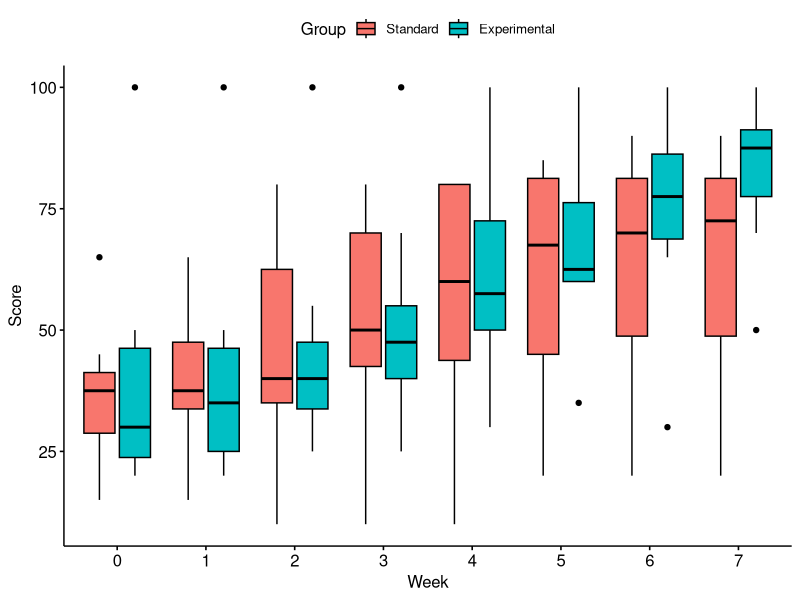
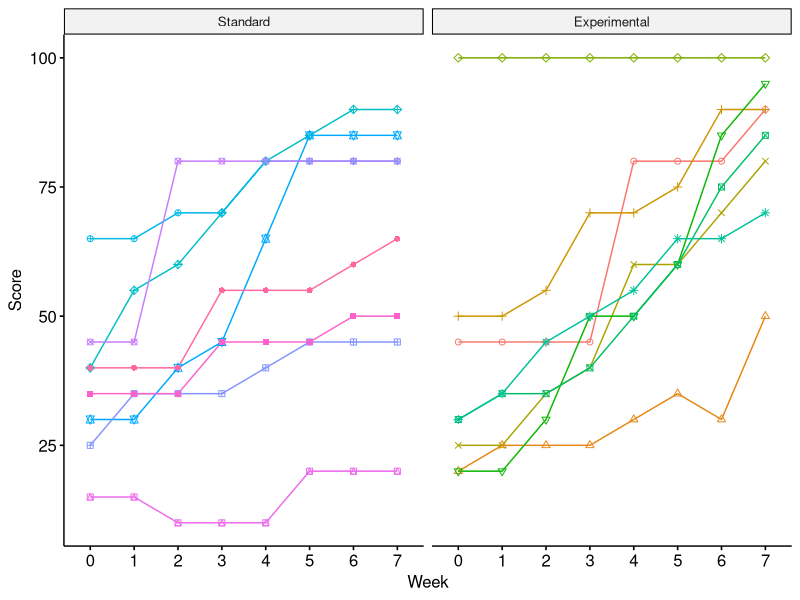
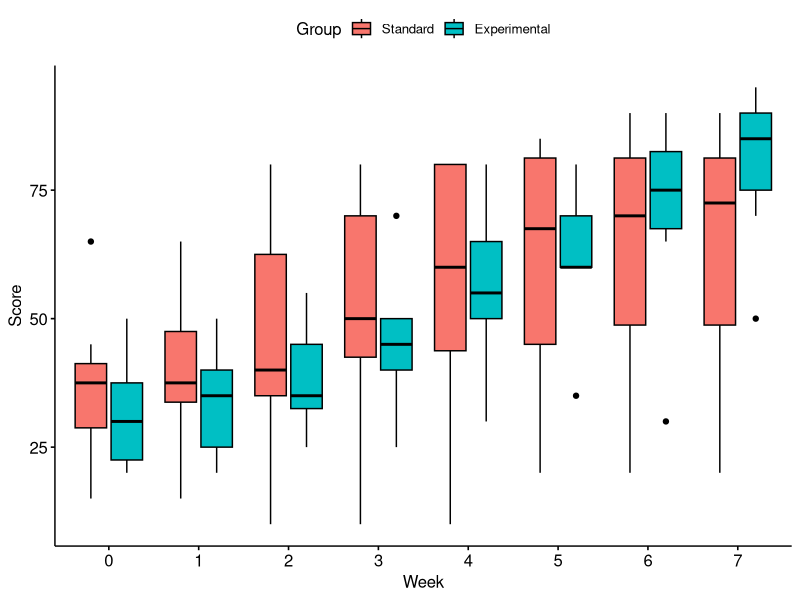
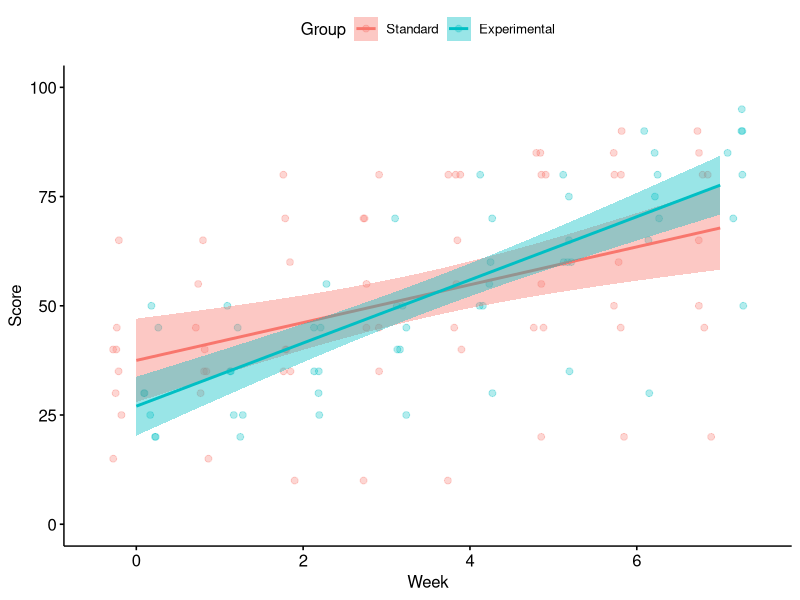
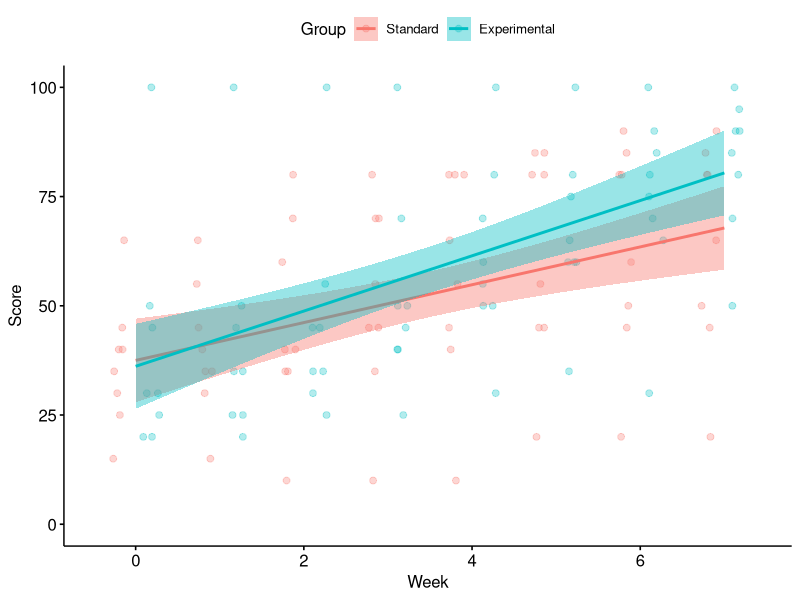
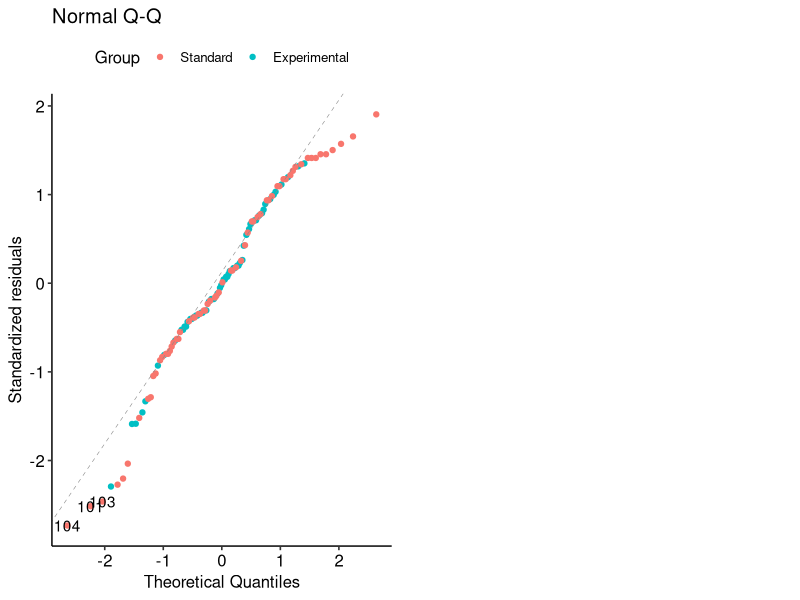
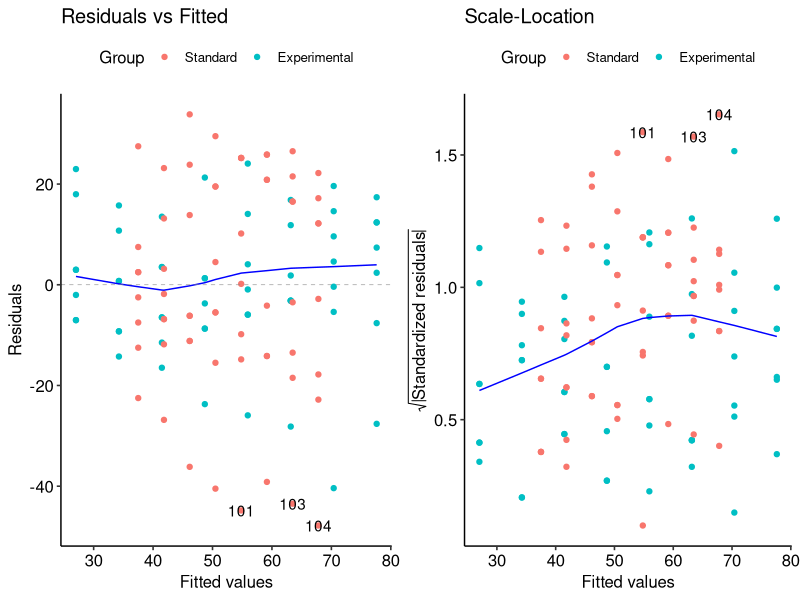
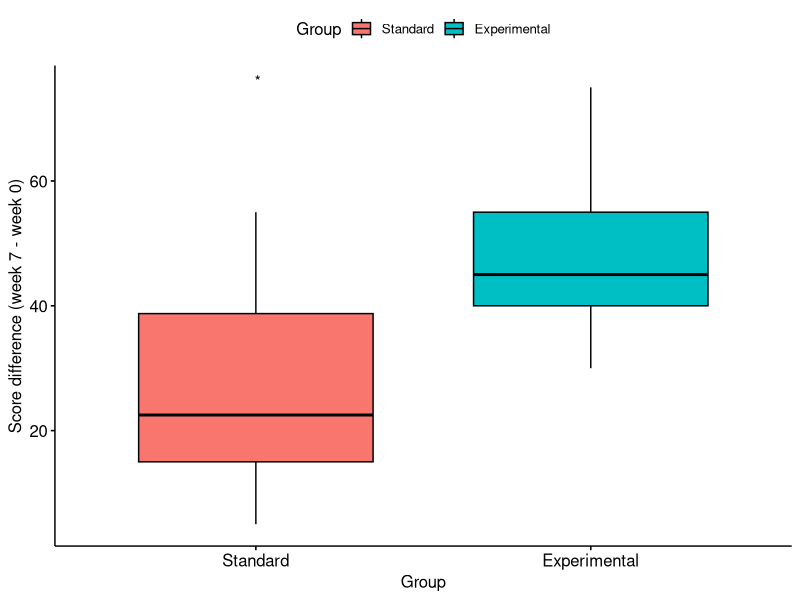

Source code (R) for these figures, in order:
## ---- chunk 1
# Set working directory
knitr::opts_knit$set(root.dir = '~/Projects/biostatistics-presentation')
setwd('~/Projects/biostatistics-presentation')

options(htmltools.dir.version = FALSE)

require(tidyverse)
require(broom)
require(ggfortify)
library("ggpubr")

data <- read_tsv("data/problem2_data.txt", col_names = c("Id", "Group", "Week", "Score"), col_types = "nfnn", skip = 1)

data <- data %>%
  mutate(Group = factor(Group, levels = c('Std', 'Exp')),
         Group = recode(Group, 
                        Std = "Standard",
                        Exp = "Experimental"))

data
## ---- chunk 2
data %>% distinct(Id) %>% nrow()
## ---- chunk 3
#data %>%
#  ggplot(aes(factor(Week), Score, fill = Group)) + 
#  geom_boxplot() + 
#  facet_wrap(~Group) +
#  xlab("Week") +
#  ylim(0,100)

ggboxplot(data, x = "Week", y = "Score", fill = "Group")
## ---- chunk 4
#data %>%
#  mutate(`Ìndividual (Id)`= factor(Id)) %>%
#  ggplot(aes(Week, Score, color = `Ìndividual (Id)`)) +
#  geom_line() +
#  facet_wrap(~Group) 

data_id_as_factor <- data %>% mutate(Id = factor(Id))
ggline(data_id_as_factor, x = "Week", y = "Score", color = "Id", shape = "Id") + facet_wrap(~Group) + theme(legend.position = "none")
## ---- chunk 5
data_no_outlier <- data %>% filter(Id !=5)
## ---- chunk 6
#data_no_outlier %>%
#  ggplot(aes(factor(Week), Score, fill = Group)) + 
#  geom_boxplot() +
#  facet_wrap(~Group) +
#  xlab("Week") +
#  ylim(0,100)

ggboxplot(data_no_outlier, x = "Week", y = "Score", fill = "Group")

## ---- chunk 7
model <- lm(Score ~ Group + Week + Group : Week, data_no_outlier)
model_outlier <- lm(Score ~ Group + Week + Group : Week, data)
augment(model) %>% pull(.resid) %>% shapiro.test()
## ---- chunk 8
summary(model)
## ---- chunk 9

#data_no_outlier %>%
#  ggplot(aes(Week, Score, color = Group)) + 
#  geom_point(position = position_jitterdodge(), #alpha = 0.5) +
#  stat_smooth(method = "lm", formula = y ~ x, se = #FALSE) +
#  ylim(0,100)

ggscatter(data_no_outlier, x = "Week", y = "Score", color = "Group", position = position_jitterdodge(), add = "reg.line", conf.int = TRUE, alpha = 0.3) + ylim(0,100)


#data %>%
#  ggplot(aes(Week, Score, color = Group)) + 
#  geom_point(position = position_jitterdodge(), alpha = 0.5) +
#  stat_smooth(method = "lm", formula = y ~ x, se = FALSE) +
#  ylim(0,100)

## ---- chunk 10
summary(model_outlier)
## ---- chunk 11

#data_no_outlier %>%
#  ggplot(aes(Week, Score, color = Group)) + 
#  geom_point(position = position_jitterdodge(), #alpha = 0.5) +
#  stat_smooth(method = "lm", formula = y ~ x, se = #FALSE) +
#  ylim(0,100)

ggscatter(data, x = "Week", y = "Score", color = "Group", position = position_jitterdodge(), add = "reg.line", conf.int = TRUE, alpha = 0.3) + ylim(0,100)


#data %>%
#  ggplot(aes(Week, Score, color = Group)) + 
#  geom_point(position = position_jitterdodge(), alpha = 0.5) +
#  stat_smooth(method = "lm", formula = y ~ x, se = FALSE) +
#  ylim(0,100)

## ---- chunk 12
# Checking model assumptions
#   - Checking normality
#     - The model assumes the residuals to be normal (not x or y)
#     - After computing these, normality can be checked
#         - Graphically, e.g. histogram, Q-Q plot
autoplot(model, data = data_no_outlier, colour = 'Group')[2] + theme_pubr()
#p1 <- augment(model) %>%
 # ggplot(aes(.resid)) + 
#  geom_histogram(binwidth = 5, position = "identity", alpha = 1)

#p1 <- gghistogram(augment(model), x = ".resid", fill = "grey")

#         - Q-Q plot

#p2 <- ggqqplot(augment(model)$.resid)

#ggarrange(p1,p2, ncol = 2, nrow = 1,
#          labels = c("Histogram", "Q-Q plot"))

#         - Numerically, e.g. the Shapiro-Wilk test.

augment(model) %>% pull(.resid) %>% shapiro.test()


## ---- chunk 13

autoplot(model, data = data_no_outlier, colour = 'Group')[c(1,3)] + theme_pubr()

## ---- chunk 14
data_delta_score <- data_no_outlier %>% 
  group_by(Id) %>%
  mutate(score_7 = Score[which(Week==7)], 
         score_0 = Score[which(Week==0)],
         score_difference = score_7 - score_0
         ) %>%
  select(Id, Group, score_difference) %>%
  distinct() 

data_delta_score_outlier <- data %>% 
  group_by(Id) %>%
  mutate(score_7 = Score[which(Week==7)], 
         score_0 = Score[which(Week==0)],
         score_difference = score_7 - score_0
         ) %>%
  select(Id, Group, score_difference) %>%
  distinct() 

summary(lm(score_difference ~ Group, data_delta_score))

t.test(score_difference ~ Group, data_delta_score)
## ---- chunk 15
#data_delta_score %>%
#  ggplot(aes(Group, score_difference, color = #Group, group = 1)) +
#  geom_point() + 
#  geom_smooth(method = "lm")

ggboxplot(data_delta_score, x = "Group", y = "score_difference", fill = "Group") + stat_compare_means(method = "t.test", label = "p.signif") + ylab("Score difference (week 7 - week 0)") 
  

#fit <- lm(score_difference ~ Group, data_delta_score)
#summary(fit)

#t.test(score_difference ~ Group, data_delta_score)
## ---- chunk 16
# summary(aov(Score ~ Week + Group + Week:Group, data_no_outlier)) ?
